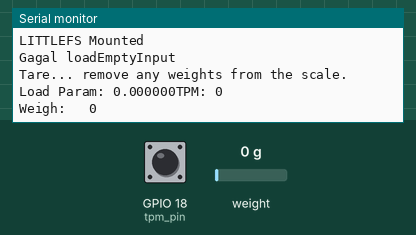
The sketch below on a simulated ESP32. Shown: the last lines printed to the serial monitor. The inputs (shaded band) are chosen by the test bench; at power-on: weight on the scale 0 g, GPIO 18 (tpm_pin) HIGH. Storage starts empty.

Above: at 7.2 s.
7.3 s: weight on the scale set to 100 g
At 9.7 s:
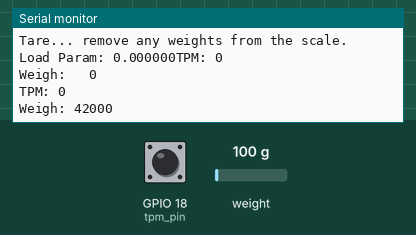
10.5 s: weight on the scale set to 1250 g
At 11.4 s:
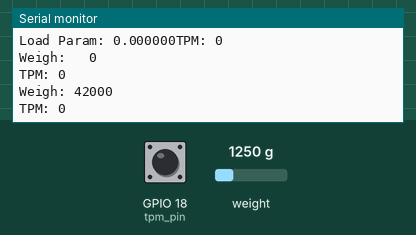

The sketch:

test_sensorberat.ino
```cpp
//ESP32
//Sensor Lib Test

#include "mem_set.h"
#include "sensorinfus.h"
// #include "koneksi.h"
// #include "indikator.h"

#define tpm_pin 18
#define LOADCELL_DOUT_PIN 4
#define LOADCELL_SCK_PIN 2

Tpm tpm;
Weigh weigh;
LoadCellConfig loadconfig;

void updatetpm()
{
  tpm.update();
}

void beginsens(){
    tpm.init(tpm_pin);
    attachInterrupt(tpm_pin, updatetpm, FALLING);
    weigh.init(LOADCELL_DOUT_PIN, LOADCELL_SCK_PIN);
}

void setup(){
    Serial.begin(115200);
    //STEP1: Init Memory
    init_fs();
    //STEP2: Load Config

    //STEP2.1: Config if needed

    //STEP4: Init Connection

    //STEP5: Init Sensor
    beginsens();

    //Callib and Save
    // weigh.callib(); // Lakukan proses callib, atau Load
    // Serial.print(weigh.get_scale());
    // loadconfig.edit(weigh.get_scale());

    // //Save to Config
    // loadconfig.save(LittleFS);

    //Load and Callibr
    loadconfig.load(LittleFS);
    weigh.set_callib(loadconfig.get());
    Serial.printf("Load Param: %f", loadconfig.get());
}

void loop() {
    //State Monitoring
    //STEP-M1: Connection Management

    //STEP-M2: Check Command

    //STEP-M3: Get Sensor Data
    Serial.print("TPM: ");
    Serial.println(tpm.get());
    // Serial.printf("TPM: %.2f\n", tpm.get());
    Serial.printf("Weigh: %3.f\n", weigh.get_unit());

    //STEP-M4: Send Data

    //State Lost Connection
    //STEP-LC1: Connection Management

    //STEP-LC2: Show Error
    delay(2000);
}
```

mem_set.h
```cpp
#ifndef mem_set_h
#define mem_set_h

#include <ArduinoJson.h>
#include <LittleFS.h>
#include "FS.h"

#define FORMAT_LITTLEFS_IF_FAILED true

enum mem_par
{
    tokenID_p,
    temp_p,
    infus_name_p,
    wifi_ssid_p,
    wifi_pass_p
};

/**
 * @brief inisiasi LittleFS untuk akses memori ESP32
 *
 * @return true LittleFS berhasil Load
 * @return false LittleFS tidak berhasil Load
 */
bool init_fs()
{
    if (!LittleFS.begin(FORMAT_LITTLEFS_IF_FAILED))
    {
        Serial.println(F("LITTLEFS Mount Failed"));
        return 0;
    }
    Serial.println(F("LITTLEFS Mounted"));
    return 1;
}

class InfusConfig
{
private:
    String tokenID, temp_IoT, infus_name, wifi_ssid, wifi_pass;
    const char *configDir = "/config.txt";

public:
    /**
     * @brief Load configurasi tersimpan dalam ESP32
     *
     * @param fs
     * @return true Load Berhasil
     * @return false Load Gagal
     */
    bool load(fs::FS &fs)
    {
        // Open file for reading
        File file = fs.open(configDir);
        // Allocate a temporary JsonDocument
        // Don't forget to change the capacity to match your requirements.
        // Use arduinojson.org/v6/assistant to compute the capacity.
        StaticJsonDocument<384> doc;

        DeserializationError error = deserializeJson(doc, file);
        if (error)
        {
            Serial.print("Gagal load");
            Serial.println(error.c_str());
            return 0;
        }

        tokenID = (const char *)doc["tokenID"];
        temp_IoT = (const char *)doc["temp_IoT"];
        infus_name = (const char *)doc["infus_name"];
        wifi_ssid = (const char *)doc["wifi_ssid"];
        wifi_pass = (const char *)doc["wifi_pass"];
        file.close();
        return 1;
    }

    /**
     * @brief edit parameter config, simpan dengan save()
     *
     * @param which_par parameter yg diedit
     * @param val_edit string nilai teredit
     */
    void edit(mem_par which_par, String val_edit)
    {
        switch (which_par)
        {
        case tokenID_p:
        {
            tokenID = val_edit;
            break;
        }
        case temp_p:
        {
            temp_IoT = val_edit;
            break;
        }
        case infus_name_p:
        {
            infus_name = val_edit;
            break;
        }
        case wifi_ssid_p:
        {
            wifi_ssid = val_edit;
            break;
        }
        case wifi_pass_p:
        {
            wifi_pass = val_edit;
            break;
        }
        }
    }

    /**
     * @param which_par
     * @return String dari parameter yang diinginkan
     */
    String get(mem_par which_par)
    {
        switch (which_par)
        {
        case tokenID_p:
            return tokenID;
        case temp_p:
            return temp_IoT;
        case infus_name_p:
            return infus_name;
        case wifi_ssid_p:
            return wifi_ssid;
        case wifi_pass_p:
            return wifi_pass;
        }
        return "";
    }

    void print()
    {
        Serial.print("--------------------------\n");
        Serial.printf("Token:%s\n", tokenID.c_str());
        Serial.printf("Template:%s\n", temp_IoT.c_str());
        Serial.printf("Nama Infus:%s\n", infus_name.c_str());
        Serial.printf("SSID:%s\n", wifi_ssid.c_str());
        Serial.printf("Pass:%s\n", wifi_pass.c_str());
        Serial.print("--------------------------\n");
    }

    /**
     * @brief Save nilai config ke memori
     *
     * @param fs
     * @return true
     * @return false
     */
    bool save(fs::FS &fs)
    {
        // Delete existing file, otherwise the configuration is appended to the file
        fs.remove(configDir);
        // Allocate a temporary JsonDocument
        // Don't forget to change the capacity to match your requirements.
        // Use arduinojson.org/v6/assistant to compute the capacity.
        StaticJsonDocument<384> doc;

        // Open file for writing
        File file = fs.open(configDir, FILE_WRITE);
        if (!file)
        {
            Serial.println(F("Failed to create file"));
            return 0;
        }

        doc["tokenID"] = tokenID;
        doc["temp_IoT"] = temp_IoT;
        doc["infus_name"] = infus_name;
        doc["wifi_ssid"] = wifi_ssid;
        doc["wifi_pass"] = wifi_pass;

        serializeJson(doc, file);

        // Serialize JSON to file
        if (serializeJson(doc, file) == 0)
        {
            Serial.println(F("Failed to write to file"));
            return 0;
        }

        Serial.println("Config Saved");
        // Close the file
        file.close();
        return 1;
    }
};

class LoadCellConfig
{
private:
    float scale_factor;
    const char *configDir = "/weigh.txt";
    String scale_factor_str;
public:
    bool load(fs::FS &fs)
    {
        // Open file for reading
        File file = fs.open(configDir);
        // Allocate a temporary JsonDocument
        // Don't forget to change the capacity to match your requirements.
        // Use arduinojson.org/v6/assistant to compute the capacity.
        StaticJsonDocument<48> doc;

        DeserializationError error = deserializeJson(doc, file);
        if (error)
        {
            Serial.print("Gagal load");
            Serial.println(error.c_str());
            return 0;
        }

        scale_factor = doc["callib_fact"];

        // Serial.printf("Loaded -> String %s\n",scale_factor_str);
        // scale_factor = scale_factor_str.toFloat();
        Serial.printf("Loaded %f",scale_factor);

        file.close();
        return 1;
    }

    void edit(float new_fact)
    {
        scale_factor = new_fact;
    }

    float get()
    {
        return scale_factor;
    }

    bool save(fs::FS &fs)
    {
        // Delete existing file, otherwise the configuration is appended to the file
        fs.remove(configDir);
         // Allocate a temporary JsonDocument
        // Don't forget to change the capacity to match your requirements.
        // Use arduinojson.org/v6/assistant to compute the capacity.
        StaticJsonDocument<16> doc;
        File file = fs.open(configDir, FILE_WRITE);
        if (!file)
        {
            Serial.println(F("Failed to create file"));
            return 0;
        }

        doc["callib_fact"] = scale_factor;

        serializeJson(doc, file);
        // Serialize JSON to file
        if (serializeJson(doc, file) == 0)
        {
            Serial.println(F("Failed to write to file"));
            return 0;
        }

        Serial.println("Config Saved");
        // Close the file
        file.close();
        return 1;
    }
};

#endif // !1
```

sensorinfus.h
```cpp
#ifndef sensorinfus_h
#define sensorinfus_h

#include <Arduino.h>
#include <HX711.h>

class Tpm
{
private:
    int sensor_pin;
    int tpm_val;
    byte lastReading;
    unsigned long lastDebounceTime;
    unsigned long debounceDelay = 20;
    unsigned long notupdatelim = 6000;

public:
    void init(int sensor_pin)
    {
        this->sensor_pin = sensor_pin;
        pinMode(sensor_pin, INPUT_PULLUP);
    }

    /**
     * @brief Fungsi update dipanggil setiap interupsi.
     *
     */
    void update()
    {
        // debounce handler
        byte newReading = digitalRead(this->sensor_pin);

        if (newReading != lastReading)
        {
            lastDebounceTime = millis();
        }
        else if (millis() - lastDebounceTime > debounceDelay)
        {
            // Update tpm
            tpm_val = (int) (60000 / (millis() - lastDebounceTime));
            // tpm_val = (float)(60000 / (millis() - lastDebounceTime));
        }
        lastReading = newReading;
    }

    int get()
    {
        if (millis() - lastDebounceTime > notupdatelim)
        {
            // tpm tidak terupdate setelah notupdatelim ms, return 0
            tpm_val = 0;
        }
        return tpm_val;
    }
};

class Weigh
{
private:
    // HX711 circuit wiring
    HX711 scale;
    float callib_param;
    bool callibrated = false;

public:
    void init(int LOADCELL_DOUT_PIN, int LOADCELL_SCK_PIN)
    {
        scale.begin(LOADCELL_DOUT_PIN, LOADCELL_SCK_PIN);
    }

    /**
     * @brief Proses untuk kalibrasi sensor berat
     *
     */
    void callib()
    {
        callibrated = false;
        while (!callibrated)
        {
            if (scale.is_ready())
            {
                scale.set_scale();
                Serial.println("Tare... remove any weights from the scale.");
                delay(5000);
                scale.tare();
                Serial.println("Tare done...");
                Serial.print("Place a known weight on the scale...");
                bool waitserial = 1;
                int dataIn;
                long reading;
                String str;
                while (waitserial)
                {
                    reading = scale.get_units(10);
                    Serial.printf("Result: %d. Berat asli?\n", reading);
                    delay(1000);
                    while (Serial.available() > 0)
                    {
                        dataIn = Serial.parseInt();
                        str = Serial.readStringUntil('\n');
                        // Do something with the data - like print it
                        Serial.printf("Input Berat %d\n", dataIn);

                        // Tolak dataIn = 0
                        if (dataIn == 0)
                            Serial.print(F("Berat tidak boleh 0\n"));
                        else
                            waitserial = 0;
                    }
                }
                callib_param = (float)reading / dataIn;
                Serial.printf("Callib Param: %f", callib_param);
                scale.set_scale(callib_param);
                // Sensor terkalibrasi
                callibrated = 1;
            }
            else
            {
                Serial.println("HX711 not found.");
            }
            delay(1000);
        }
    }
    void set_callib(float callib_param)
    {
        while (!scale.is_ready())
        {
            Serial.print(F("Wait scale ready\n"));
            delay(100);
        }
        Serial.println("Tare... remove any weights from the scale.");
        delay(5000);
        scale.tare();
        this->callib_param = callib_param;
        scale.set_scale(callib_param);
    }
    float get_scale()
    {
        return this->callib_param;
    }
    float get_unit()
    {
        return scale.get_units(5);
    }

    double get_raw()
    {
        return scale.get_value(5);
    }

    void tare()
    {
        return scale.tare();
    }
};

class Button
{
private:
    int button_pin;
    bool pushed, hold, start_hold;
    unsigned long lastDebounceTime, startHoldTime;
    unsigned long debounceDelay = 50;
    unsigned long holdtime = 5000, holddur = 10000;

public:
    void init(int button_pin)
    {
        this->button_pin = button_pin;
        pinMode(button_pin, INPUT_PULLUP);
    }
    void print(){
        Serial.printf("IsH: %d, IsP:%d, H_pin:%d\n", is_hold(), is_push(), pushed);
    }
    /**
     * @brief Fungsi update dipanggil setiap interupsi.
     *
     */
    void update()
    {
        // debounce handler
        bool newReading;
        static bool lastReading;
        unsigned long now_t = millis();
        if ((now_t - lastDebounceTime) > debounceDelay)
        {
            newReading = digitalRead(this->button_pin); // Pull up
            if (newReading != lastReading)
            {
                // Debouncer
                //Sebelumnya tidak dipush dan sekarang dipush
                if (!pushed && !newReading){
                    startHoldTime = now_t;
                    start_hold = 1;
                }else if (!pushed){
                    start_hold = 0;
                }
                lastReading = newReading;
            }
            pushed = !newReading;
        }
        lastDebounceTime = now_t;
    }

    bool is_hold()
    {
        return start_hold && (millis() - startHoldTime > holdtime) && (millis() - startHoldTime < holddur);
    }
    bool is_push()
    {
        return !digitalRead(this->button_pin);
    }
};

#endif
```

Measured:
- after the input at 7.3 s, the serial monitor: prints a new line after 1.7 s (image 1)
